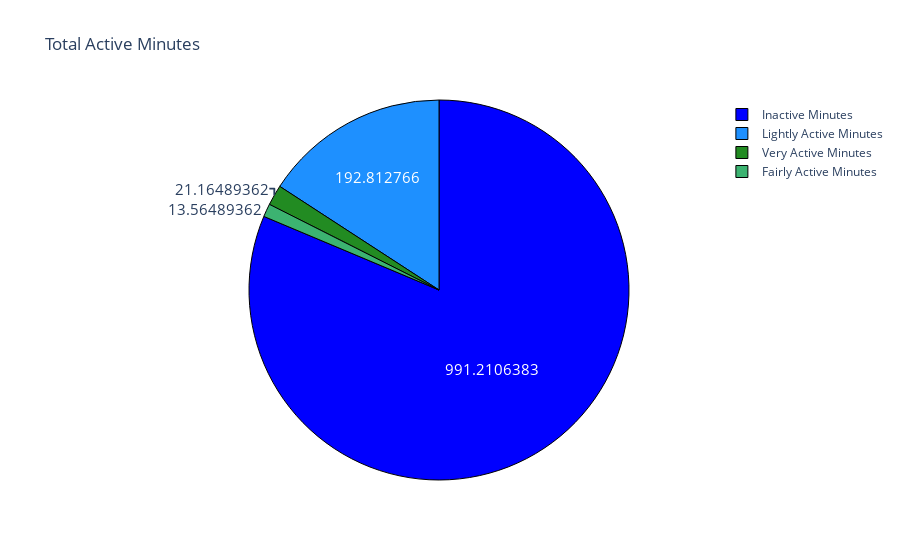

Write notebook code for a chart like this one.
### Code cell
label = ["Very Active Minutes", "Fairly Active Minutes", 
         "Lightly Active Minutes", "Inactive Minutes"]
counts = data[["VeryActiveMinutes", "FairlyActiveMinutes", 
               "LightlyActiveMinutes", "SedentaryMinutes"]].mean()
colors = ['forestgreen','mediumseagreen', "dodgerblue", "blue"]

fig = go.Figure(data=[go.Pie(labels=label, values=counts)])
fig.update_layout(title_text='Total Active Minutes')
fig.update_traces(hoverinfo='label+percent', textinfo='value', textfont_size=15,
                  marker=dict(colors=colors, line=dict(color='black', width=1)))
fig.show()

### Figure 1 — Plotly figure (JSON) as saved in the notebook; plotly's stock layout.template omitted (floating-point values rounded to 4 significant figures)
{"data": [{"hoverinfo": "label+percent", "labels": ["Very Active Minutes", "Fairly Active Minutes", "Lightly Active Minutes", "Inactive Minutes"], "marker": {"colors": ["forestgreen", "mediumseagreen", "dodgerblue", "blue"], "line": {"color": "black", "width": 1}}, "textfont": {"size": 15}, "textinfo": "value", "type": "pie", "values": [21.16, 13.56, 192.8, 991.2]}], "layout": {"title": {"text": "Total Active Minutes"}}}
